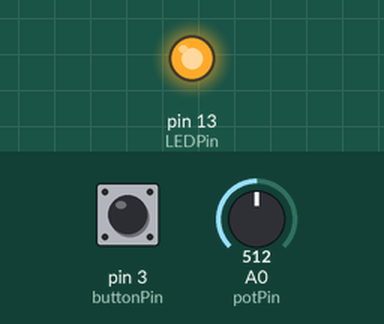
The sketch below on a simulated Arduino Uno, built with avr-gcc and run on an emulated ATmega328P. Parts: output pins drawn as LEDs (lit = HIGH). Inputs (shaded band) come from the test bench; at power-on: pin 3 (buttonPin) HIGH, A0 (potPin) = 512. What the sketch prints to the serial monitor is not drawn.

Above: at 0.1 s.
At 3.6 s:
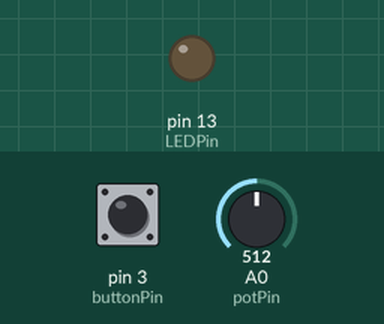
Timing chart, 0 to 5.1 s (numbered marks = the images above):
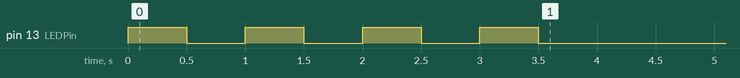

The sketch:

I2C_PROVAMASTER.ino
```cpp
// I2C master
// Alla pressione di un pulsante legge un valore da un potenziometro lo trasforma in volt e
// manda il valore int e il valore float a uno slave I2C
// Based on work of Nick Gammon, May 2012. Thanks!
// Roberto De Colle 18.5.2024

#include <Wire.h>
#include "I2C_Anything.h"

#define buttonPin 3
#define potPin A0
#define LEDPin 13

const byte SLAVE_ADDRESS = 42;

void setup() {
  pinMode(buttonPin, INPUT_PULLUP);
  pinMode(LEDPin, OUTPUT);
  Serial.begin(115200);
  Serial.println("Inizio trasmissione: premi il pulsante per mandare i dati");
  Wire.begin();
  blink();
}
void loop() {
  int val = leggi_dato();
  float vout = 5. / 1023 * val;
  //Serial.print("val = ");
  //Serial.println(val);
  //Serial.print("vout = ");
  //Serial.println(vout);
  if (!digitalRead(buttonPin)) {
    //blink();
    Wire.beginTransmission(SLAVE_ADDRESS);
    I2C_writeAnything(val);
    I2C_writeAnything(vout);
    Wire.endTransmission();
    delay(200);
  }
}

void blink() {
  for (int i = 1; i < 5; i++) {
    digitalWrite(LEDPin, HIGH);
    delay(500);
    digitalWrite(LEDPin, LOW);
    delay(500);
  }
}

//legge 10 dati da analogRead e restituisce la media
int leggi_dato() {
  int dato = 0;
  for (int k = 1; k <= 10; k++) {
    dato += analogRead(potPin);
  }
  return (dato/10);
}
```

I2C_Anything.h
```cpp
// Written by Nick Gammon
// May 2012

#include <Arduino.h>
#include <Wire.h>

template <typename T> int I2C_writeAnything (const T& value)
  {
    const byte * p = (const byte*) &value;
    unsigned int i;
    for (i = 0; i < sizeof value; i++)
          Wire.write(*p++);
    return i;
  }  // end of I2C_writeAnything

template <typename T> int I2C_readAnything(T& value)
  {
    byte * p = (byte*) &value;
    unsigned int i;
    for (i = 0; i < sizeof value; i++)
          *p++ = Wire.read();
    return i;
  }  // end of I2C_readAnything
```
